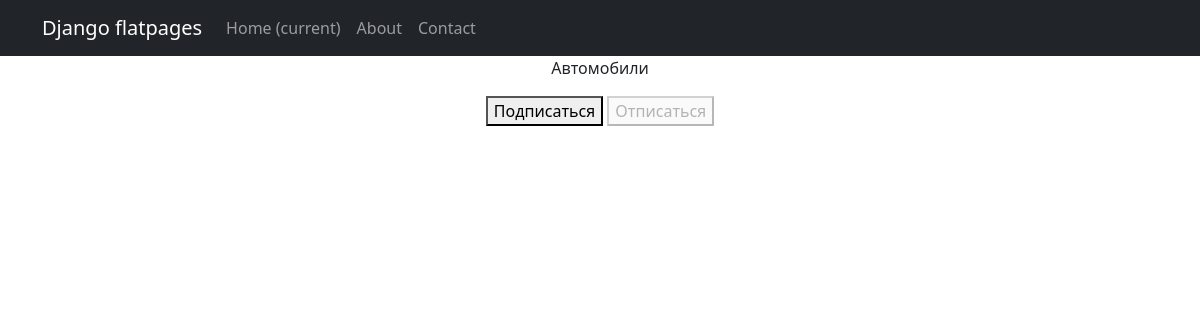
The page /news/subscriptions/ (signed in) on the database as committed earlier.
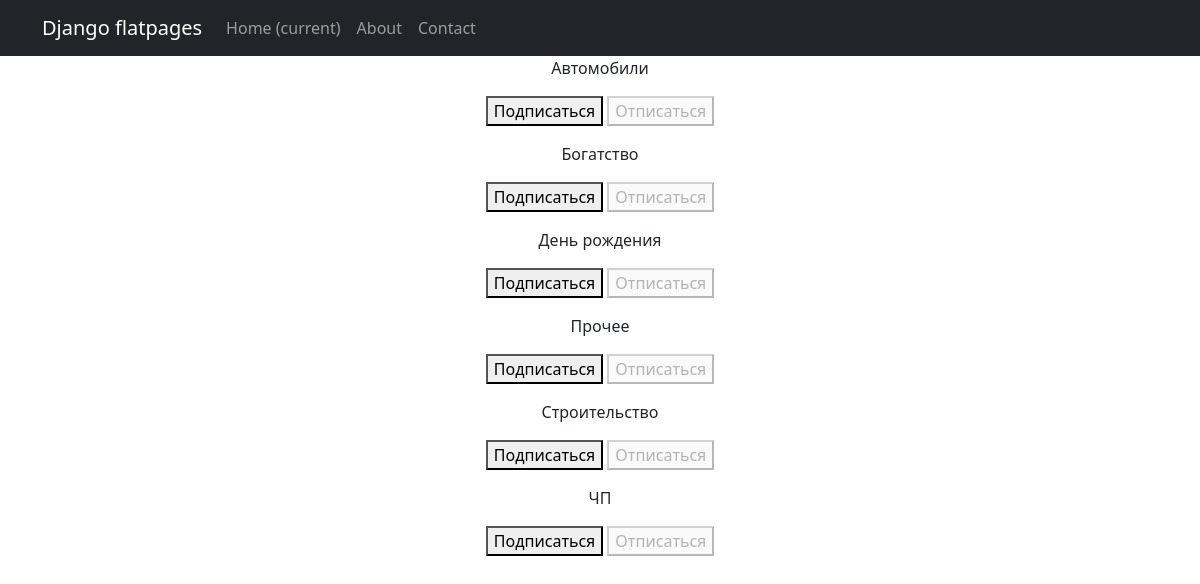
The same page on the database as committed later.
### news/models.py (models this page shows, shortened)
class Category(models.Model):
    name = models.CharField(max_length=100, unique=True)

### news/views.py (the view, shortened to what this page needs)
# urls.py: path('subscriptions/', subscriptions, name='subscriptions'),
@login_required
@csrf_protect
def subscriptions(request):
    categories_with_subscriptions = Category.objects.annotate(
        user_subscribed=Exists(
            Subscription.objects.filter(
                user=request.user,
                category=OuterRef('pk'),
            )
        )
    ).order_by('name')
    return render(
        request,
        'subscriptions.html',
        {'categories': categories_with_subscriptions},
    )

### templates/subscriptions.html (shortened to what this page needs)
{% extends 'flatpages/default.html' %}
{% block content %}
    {% for category in categories  %}
        <p>
            {{ category.name }}
            <form method="post">
                {% if category.user_subscribed %}
                    <button disabled>Подписаться</button>
                    <button name="action" value="unsubscribe">Отписаться</button>
                {% else %}
                    <button name="action" value="subscribe">Подписаться</button>
                    <button disabled>Отписаться</button>
                {% endif %}
            </form>
        </p>
    {% endfor %}
{% endblock content %}

### templates/flatpages/default.html (shortened to what this page needs)
<!DOCTYPE html>
{% load static %}
<html lang="en">
    <head>
        <link rel="stylesheet" type="text/css" href="{% static 'css/styles.css' %}"  />
    </head>
    <body>
        <nav class="navbar navbar-expand-lg navbar-dark bg-dark static-top">
           <div class="container">
               <a class="navbar-brand" href="#">Django flatpages</a>
               <div class="collapse navbar-collapse" id="navbarResponsive">
                   <ul class="navbar-nav ml-auto">
                       <li class="nav-item active">
                           <a class="nav-link" href="#">Home
                               <span class="sr-only">(current)</span>
                           </a>
                       </li>
                       <li class="nav-item">
                           <a class="nav-link" href="/about/">About</a>
                       </li>
                       <li class="nav-item">
                           <a class="nav-link" href="/contacts/">Contact</a>
                       </li>
                   </ul>
               </div>
           </div>
        </nav>
        <div class="container">
           <div class="row">
               <div class="col-lg-12 text-center">
                   {% block content %}{% endblock content %}
               </div>
           </div>
        </div>
    </body>
</html>

Rows that differ between the two databases and show on the page:
added Category: name "Богатство", shows "Подписаться"
added Category: name "День рождения", shows "Подписаться"
added Category: name "Прочее", shows "Подписаться"
added Category: name "Строительство", shows "Подписаться"
added Category: name "ЧП", shows "Подписаться"
